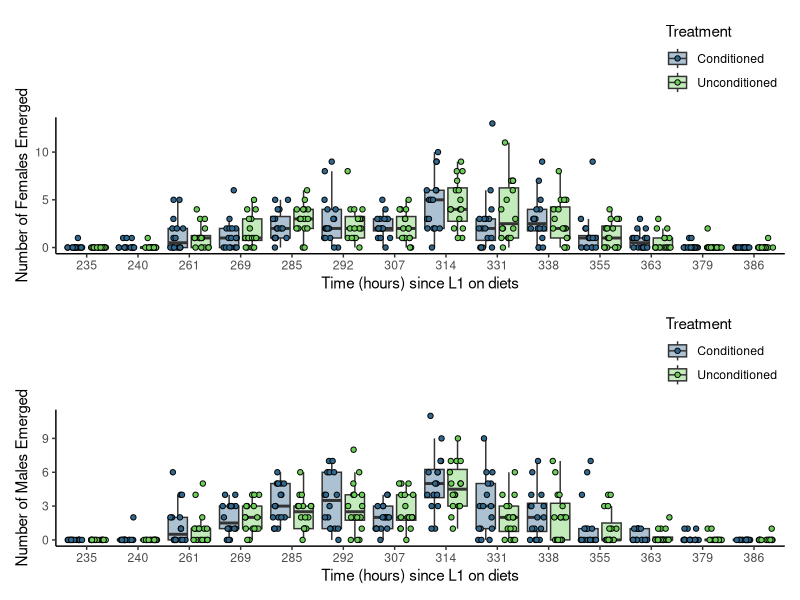
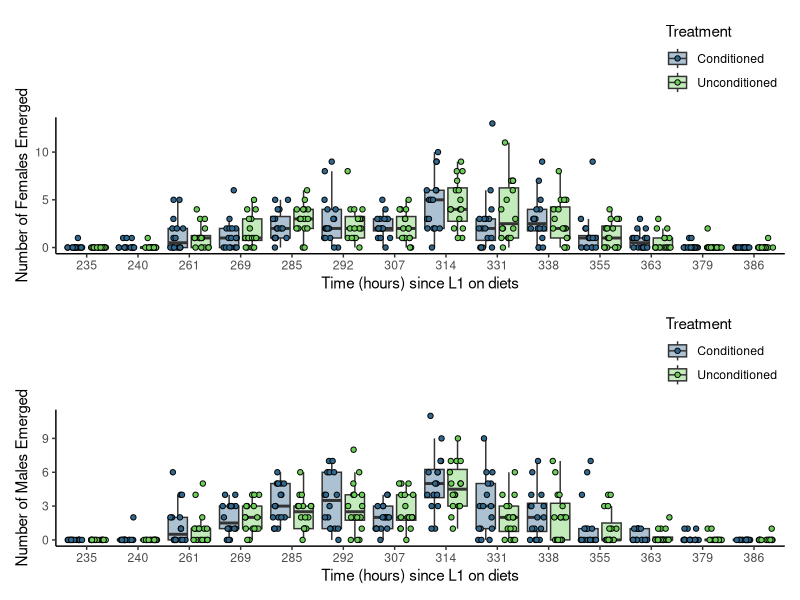

Recreate these plots in R, in order.
## Packages
library(tidyverse)
library(ggplot2)
library(readxl)
library(viridis)
library(patchwork)






## Reading pupae data in
fly_fitness_adulttraits <- read_excel("data/fitness_development/adulttraits_flydev.xlsx")


## Choosing colours from viridis to use: 
viridis_colors <- viridis(10)


# Subsetting a female dataset
females_data <- subset(fly_fitness_adulttraits, select = c(time_hours, females, treatment))


## Boxplot ## for females
female_boxplot_adulttraits <- ggplot(females_data, aes(x = factor(time_hours), y = females, fill = treatment)) +
  geom_boxplot(outlier.shape = NA, alpha = .4, position = position_dodge(width = 0.9)) +
  geom_point(aes(fill = treatment),
             size = 1.5, shape = 21,
             position = position_jitterdodge(jitter.width = 0.3, dodge.width = 0.9)) +
  scale_fill_manual(values = viridis_colors[c(4, 8)], labels = c("Conditioned", "Unconditioned")) +
  scale_x_discrete(labels = unique(females_data$time_hours)) +
  theme_classic() +
  theme(legend.position = "top",
        legend.justification = "right",
        legend.direction = "vertical",
        strip.placement = "outside", 
        strip.background = element_blank(),  
        strip.text = element_blank()) +
  labs(x = "Time (hours) since L1 on diets", 
       y = "Number of Females Emerged",
       fill = "Treatment")


## Subsetting a male dataset
males_data <- subset(fly_fitness_adulttraits, select = c(time_hours, males, treatment))

## Boxplot ## for males 
male_boxplot_adulttraits <- ggplot(males_data, aes(x = factor(time_hours), y = males, fill = treatment)) +
  geom_boxplot(outlier.shape = NA, alpha = .4, position = position_dodge(width = 0.9)) +
  geom_point(aes(fill = treatment),
             size = 1.5, shape = 21,
             position = position_jitterdodge(jitter.width = 0.3, dodge.width = 0.9)) +
  scale_fill_manual(values = viridis_colors[c(4, 8)], labels = c("Conditioned", "Unconditioned")) +
  scale_x_discrete(labels = unique(males_data$time_hours)) +
  theme_classic() +
  theme(legend.position = "top",
        legend.justification = "right",
        legend.direction = "vertical",
        strip.placement = "outside", 
        strip.background = element_blank(),  
        strip.text = element_blank()) +
  labs(x = "Time (hours) since L1 on diets", 
       y = "Number of Males Emerged",
       fill = "Treatment")


## Using patchwork to combine the female and male plots
adulttraits_flies <- female_boxplot_adulttraits / 
  male_boxplot_adulttraits

adulttraits_flies

## Saving the plot
ggsave(filename = "adulttraits_flies.png", 
       plot = adulttraits_flies, 
       width = 10, 
       height = 6, 
       dpi = 300)



